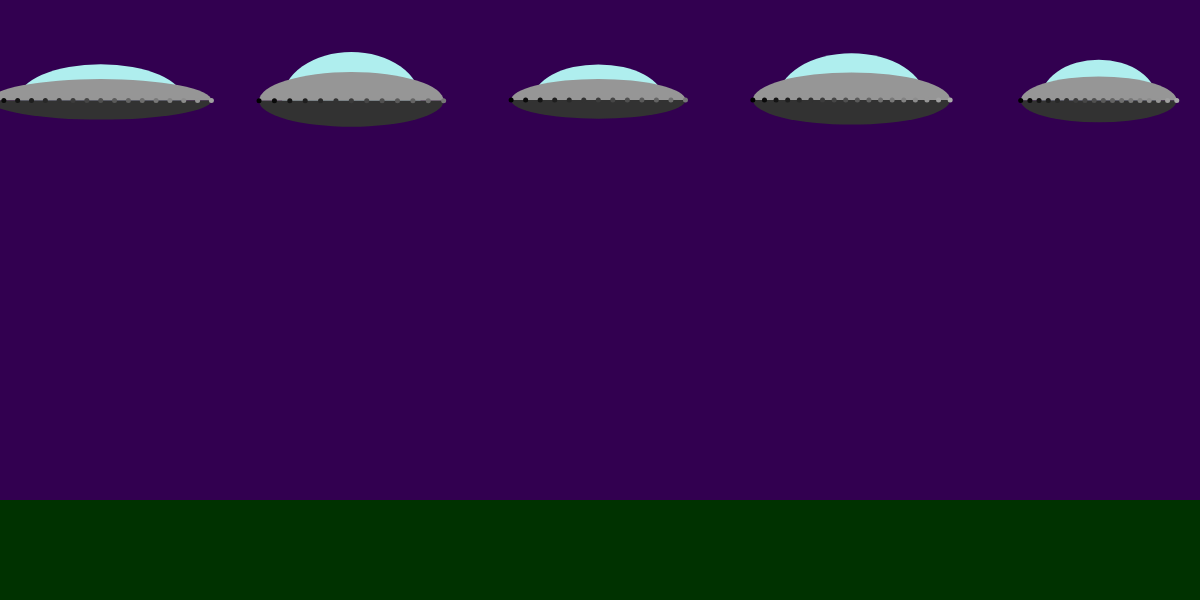
Frame 1 (no input)
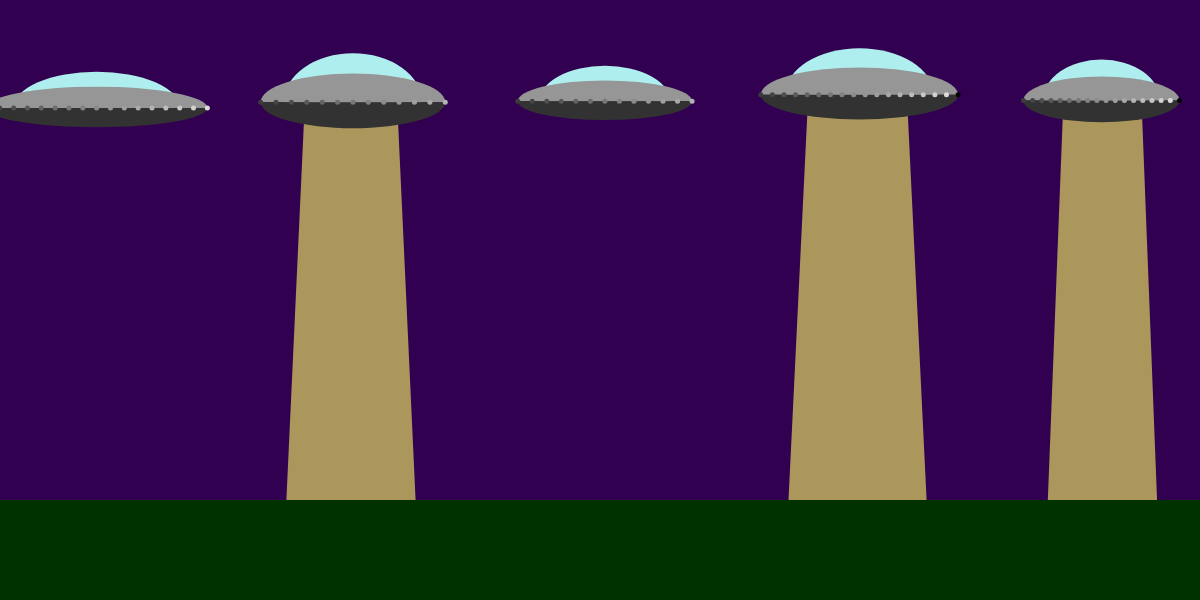
Frame 60 (no input)
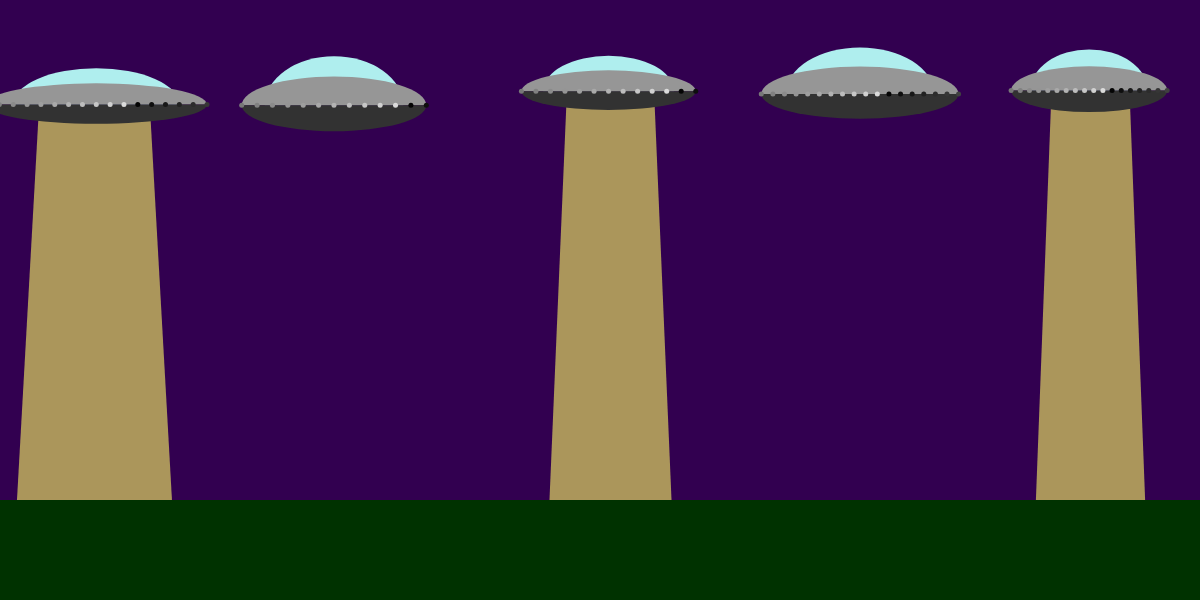
Frame 120 (the mouse pressed at the canvas centre since frame 60)

The p5.js sketch that drew these frames (run headless with seeded random() and noise() and a simulated clock; from frame 60 on, the mouse is pressed at the canvas centre):

// p5.js sketch
// ── sketch.js
//Topic 1.1 
//Object orientation revisted
//part one


var flyingSaucer;
var flyingSaucers;

function setup()
{
    createCanvas(1200,600);
    noStroke();
    
    
    flyingSaucers = [];
    
    for(var i = 0; i < 5; i++)
    {
        flyingSaucers.push(new FlyingSaucer(100 + i * 250, 100));
    }
    
}

function draw()
{
    background(50,0,80);
    
    //draw the ground
    fill(0,50,0);
    rect(0,height - 100, width, 100);
    
    
    
    
    for(var i = 0; i < flyingSaucers.length; i++)
    {
        if(flyingSaucers[i].beam_on == true)
        {
            flyingSaucers[i].beam();
        }

        flyingSaucers[i].hover();
        
        flyingSaucers[i].draw();
    }
    
    
    
}

function keyPressed()
{
    flyingSaucer.beam_on = true;
}

function keyReleased()
{
    flyingSaucer.beam_on = false;
}

function FlyingSaucer(x, y){
    this.x = x;
    this.y = y;
    this.width = random(150, 250);
    this.height = random(75, 125);
    this.window_width = 0.75;
    this.window_height = 0.85;
    this.base_height = 0.45;
    this.num_lights = round(random(10, 20));
    this.brightnesses = [];
    this.beam_on = false;

    this.hover = function()
    {
        this.x += random(-2, 2);
        this.y += random(-1, 1);
        
        if(this.beam_on == false && random() > 0.95)
        {
            this.beam_on = true;
        }
        else if(this.beam_on == true && random() > 0.90)
        {
            this.beam_on = false;
        }
    };

    this.beam = function()
    {
        fill(255, 255, 100, 150);

        if(random() > 0.1)
        {
            beginShape();
            vertex(this.x - this.width * 0.25, this.y);
            vertex(this.x + this.width * 0.25, this.y);
            vertex(this.x + this.width * 0.35, height - 100);
            vertex(this.x - this.width * 0.35, height - 100);
            endShape(CLOSE);
        }


    };
    
    this.draw = function()
    {
        //draw the flying saucer
        fill(175,238,238);
        arc(
            this.x,
            this.y,
            this.width * this.window_width,
            this.height * this.window_height,
            PI,
            TWO_PI);
        fill(150);
        arc(
            this.x,
            this.y,
            this.width,
            this.height/2,
            PI,
            TWO_PI);
        fill(50);
        arc(
            this.x,
            this.y,
            this.width,
            this.height * this.base_height,
            0,
            PI);



        fill(255);

        var incr = this.width/(this.num_lights - 1);

        for(var i = 0; i < this.num_lights; i++)
        {
            fill(this.brightnesses[i]);
            ellipse(
                this.x - this.width/2 + incr * i, 
                this.y, 
                5);
            this.brightnesses[i] += 1;
            this.brightnesses[i] = this.brightnesses[i]%225;
        }
    }
    
    for(var i = 0; i < this.num_lights; i++)
    {
        this.brightnesses.push((i * 10)%225);
    }
}
